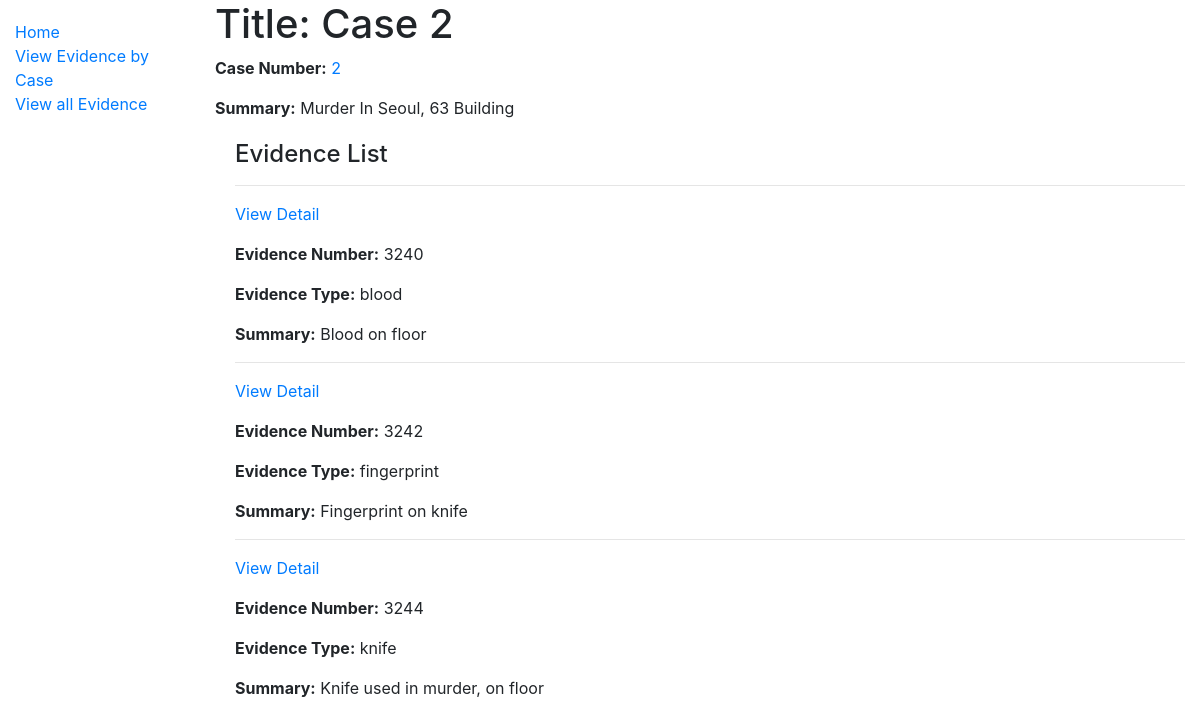
Page /catalog/case/5 on the committed database.
### catalog/models.py (models this page shows, shortened)
class Evi_case(models.Model):
    number = models.PositiveIntegerField()
    summary = models.TextField(max_length=1000, null = True)
    class Meta:
        ordering = ['number']

class Evidence(models.Model):
    evi_case = models.ForeignKey('Evi_case', on_delete=models.SET_NULL, null=True)
    evi_number = models.AutoField(primary_key=True)
    evi_type = models.ForeignKey('Evi_type', on_delete=models.SET_NULL, null=True)
    summary = models.TextField(max_length=1000, null=True, help_text = 'Enter brief description of evidence')
    evi_time = models.DateTimeField(null=True, blank=True)
    signiture = models.ImageField(blank=True, null=True,)
    picture = models.ImageField(blank=True, null=True,
            upload_to="pictures/")
    record = models.FileField(blank=True, null=True,
            upload_to="records/")

class Evi_type(models.Model):
    name = models.CharField(max_length=200, help_text = 'Enter a evidence type(e.g. fingerprint)')
    class Meta:
        ordering = ['name']
    def __str__(self):
        return self.name

### catalog/views.py (the view)
# urls.py: path('case/<int:pk>', views.CaseDetailView.as_view(), name='case-detail'),
class CaseDetailView(generic.DetailView):
    model = Evi_case

### catalog/templates/catalog/evi_case_detail.html (shortened to what this page needs)
{% extends "base_generic.html" %}
{% block content %}
  <h1>Title: Case {{ evi_case.number }}</h1>
  <p><strong>Case Number:</strong> <a href="">{{ evi_case.number }}</a></p>
  <p><strong>Summary:</strong> {{ evi_case.summary }}</p>
  <div style="margin-left:20px;margin-top:20px">
    <h4>Evidence List</h4>
    {% for copy in evi_case.evidence_set.all %}
      <hr>
      <p><a href="{% url 'evidence-detail' copy.pk %}">View Detail</a></p>
      <p><strong>Evidence Number:</strong> {{copy.evi_number}}</p>
      <p><strong>Evidence Type:</strong> {{copy.evi_type}}</p>
      <p><strong>Summary:</strong> {{copy.summary}}</p>
    {% endfor %}
  </div>
{% endblock %}

### rows in the picture
Evi_case: number "2", summary "Murder In Seoul, 63 Building"
Evidence: evi_number "3240", evi_type "blood", summary "Blood on floor"
Evidence: evi_number "3242", evi_type "fingerprint", summary "Fingerprint on knife"
Evidence: evi_number "3244", evi_type "knife", summary "Knife used in murder, on floor"
